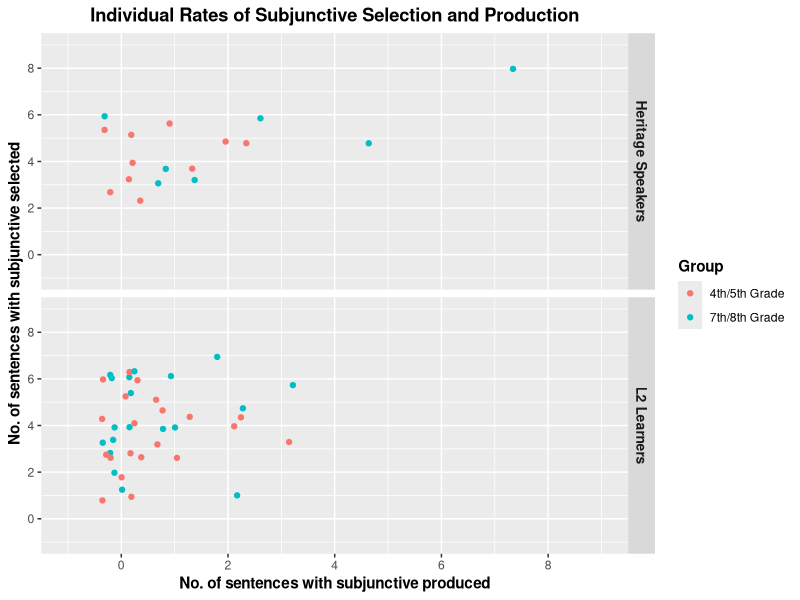
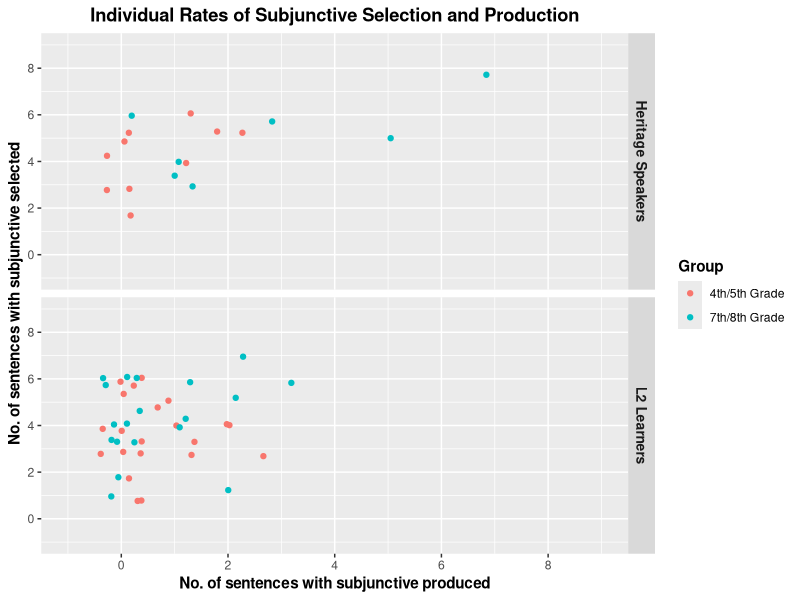

These figures' R source, in order:
library(tidyverse)
library(here)


# Load Data
## Fourth/fifth grade
L2_45_Prod <- read_csv(here("./CSV Files/L2 Learners/L2 Fourth and Fifth Subjunctive Production.csv")) %>% 
  mutate(SpeakerType = "L2 Learners",
         Grade = "4th/5th Grade")

L2_45_FCT <- read_csv(here("./CSV Files/L2 Learners/L2 Fourth and Fifth Subjunctive FCT.csv")) %>% 
  mutate(SpeakerType = "L2 Learners",
         Grade = "4th/5th Grade")

HS_45_Prod <- read_csv(here("./CSV Files/Heritage/Heritage Fourth and Fifth Subjunctive Production.csv")) %>% 
  mutate(SpeakerType = "Heritage Speakers",
         Grade = "4th/5th Grade")

HS_45_FCT <- read_csv(here("./CSV Files/Heritage/Heritage Fourth and Fifth Subjunctive FCT.csv")) %>% 
  mutate(SpeakerType = "Heritage Speakers",
         Grade = "4th/5th Grade")


## Seventh/eighth grade
L2_78_Prod <- read_csv(here("./CSV Files/L2 Learners/L2 Seventh and Eighth Subjunctive Production.csv")) %>% 
  mutate(SpeakerType = "L2 Learners",
         Grade = "7th/8th Grade")

L2_78_FCT <- read_csv(here("./CSV Files/L2 Learners/L2 Seventh and Eighth Subjunctive FCT.csv")) %>% 
  mutate(SpeakerType = "L2 Learners",
         Grade = "7th/8th Grade")

HS_78_Prod <- read_csv(here("./CSV Files/Heritage/Heritage Seventh and Eighth Subjunctive Production.csv")) %>% 
  mutate(SpeakerType = "Heritage Speakers",
         Grade = "7th/8th Grade")

HS_78_FCT <- read_csv(here("./CSV Files/Heritage/Heritage Seventh and Eighth Subjunctive FCT.csv")) %>% 
  mutate(SpeakerType = "Heritage Speakers",
         Grade = "7th/8th Grade")


# Create dataset for L2 learners
## Join groups
Production <- rbind(L2_45_Prod, HS_45_Prod, L2_78_Prod, HS_78_Prod)
FCT <- rbind(L2_45_FCT, HS_45_FCT, L2_78_FCT, HS_78_FCT)


## Create single dataset
Production_Group <- Production %>%
  filter(!is.na(Accuracy)) %>%
  group_by(Part_ID, Grade, SpeakerType) %>%
  summarize(Production = sum(Accuracy))

FCT_Group <- FCT %>%
  filter(!is.na(Accuracy)) %>%
  group_by(Part_ID, Grade, SpeakerType) %>%
  summarize(Selection = sum(Accuracy))

Aggregate = left_join(Production_Group, FCT_Group, by = "Part_ID", "Grade") %>%
  rename(Grade = Grade.x,
         SpeakerType = SpeakerType.x) %>% 
  mutate(Total = Production + Selection)
Aggregate$Grade <- factor(Aggregate$Grade, levels = c("2nd Grade", "4th/5th Grade", "7th/8th Grade"))


# Plot individual differences
## Whole group
Ind_Diffs <- Aggregate %>% 
  ggplot(aes(x = Production, y = Selection)) +
  geom_jitter(mapping = aes(color = Grade)) +
  facet_grid(rows = vars(SpeakerType)) +
  scale_x_continuous(breaks = seq (0, 8, 2),
                     limits = c(-1, 9)) +
  scale_y_continuous(breaks = seq (0, 8, 2),
                     limits = c(-1, 9)) +
  labs(x = "No. of sentences with subjunctive produced", y = "No. of sentences with subjunctive selected", title = "Individual Rates of Subjunctive Selection and Production", color = "Group") +
  theme(axis.title = element_text(face = "bold"),
        plot.title = element_text(hjust = 0.5, face = "bold"),
        legend.title = element_text(face = "bold"),
        strip.text = element_text(face = "bold", size = 10))

Ind_Diffs

ggsave(filename = here("Subjunctive Manuscript (SHLL)", "Graphs", "SHLL Figure 5.pdf"),
       plot = Ind_Diffs,
       device = "pdf",
       width = 6.5,
       height = 4,
       units = "in")
